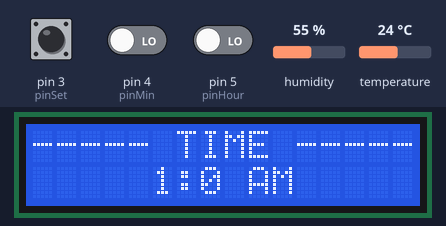
Bench run of a sketch on a simulated Arduino Uno, built with avr-gcc and run on an emulated ATmega328P. Shown: 16×2 character LCD. The inputs (shaded band) are chosen by the test bench; at power-on: humidity 55 %, temperature 24 °C, pin 3 (pinSet) LOW, pin 4 (pinMin) LOW, pin 5 (pinHour) LOW.

Above: at 1.2 s.
1.3 s: humidity set to 22 %
6.5 s: temperature set to 12 °C
At 11.7 s:
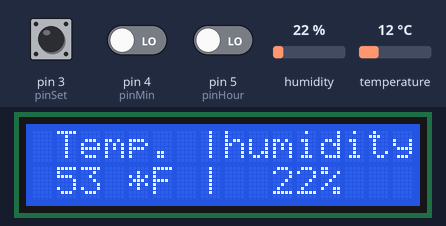
20.5 s: humidity set to 40 %
At 22.0 s:
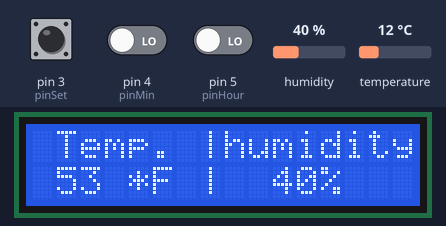
22.7 s: temperature set to 19 °C
At 32.2 s:
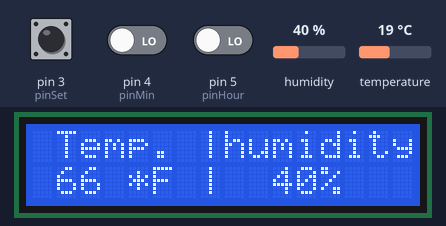
Timing chart, 0 to 33.7 s (numbered marks = the images above; inputs shaded):
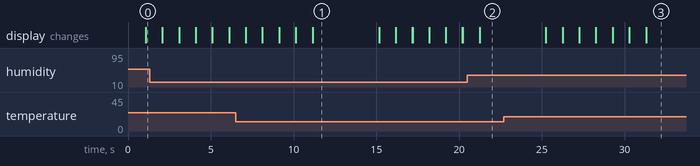

The sketch:

Temp_and_clock_lcd.ino
```cpp
#include <LiquidCrystal.h>
#include <SimpleDHT.h>
/* Digital Winding Clock - Arduino Clock for beginners
No RTC,
Just set it to exact time using the push buttons each time you switch on the clock
Made by Techno (sǝɹoɟ ǝǝןuuɐ)
Feel free to modify
8=3
9=4
*/

LiquidCrystal lcd(7, 8, 9, 10, 11, 12);
int pinDHT11 = 2;
SimpleDHT11 dht11;
int h = 1;
int m = 0;
int s;
int flag;
int TIME;
int pinSet = 3;
int pinHour= 5;
int pinMin = 4;
int set;
int Hour;
int Min;
const long interval = 10000;

unsigned long previousMillis = 0;
void setup()
{
 lcd.begin(16,2);
}
void loop()
{
   set = digitalRead(pinSet);
   Hour = digitalRead(pinHour);
   Min = digitalRead(pinMin);
  if(set == HIGH)
  {
  lcd.clear();
  lcd.setCursor(0,0);
  lcd.print(h);
  lcd.print(m);
  if(Hour == HIGH)
  {h = h +1;}
  else {Hour == LOW;}
  if(Min == HIGH)
  { m = m +1;
  }
  else {
    Min == LOW;
  }
  lcd.print(h);
  lcd.print(m);
  }

unsigned long currentMillis = millis();
lcd.setCursor(0,0);
s=s+1;
lcd.print("----- TIME -----");
lcd.setCursor(5,1);
lcd.print(h);
lcd.print(":");
lcd.print(m);
if(flag<12)lcd.print(" AM        ");
if(flag==12)lcd.print(" PM        ");
if(flag>12)lcd.print(" PM        ");
if(flag==24)flag=0;
delay(1000);
lcd.clear();
if (currentMillis - previousMillis >= interval) {
    // save the last time you blinked the LED
    previousMillis = currentMillis;
  lcd.clear();
  lcd.print(" Temp. |humidity");
  // set the cursor to column 0, line 1
  // (note: line 1 is the second row, since counting begins with 0):
  lcd.setCursor(0, 1);
  // print the number of seconds since reset:
  // read with raw sample data.
  byte temperature = 0;
  byte humidity = 0;
  byte data[40] = {0};
  if (dht11.read(pinDHT11, &temperature, &humidity, data)) {
    lcd.print(" Plug in DHT11!");
    return;
  }
  {
  int TempInF = (temperature * 1.8) + 32;
  lcd.print(" ");
  lcd.print((int)TempInF); lcd.print(" *F |  ");
  lcd.print((int)humidity); lcd.println("%   ");
  lcd.print("  ");
  // DHT11 sampling rate is 1HZ.

  delay(1000);}
  delay(1000);
  delay(2000);
  lcd.clear();
  s=s+4;
}

if(s==60){
 s=0;
 m=m+1;
}
if(m==60)
{
 m=0;
 h=h+1;
 flag=flag+1;
}
if(h==13)
{
 h=1;
}


//-------Time
// setting-------//

}
```

Measured:
- after the input at 20.5 s, the display: changes after 0.74 s (image 2)
- what the display in image 1 shows lasts 4.0 s, from 11.2 s to 15.2 s
